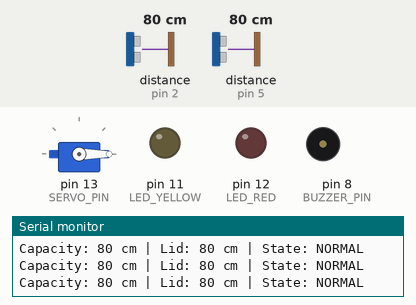
Recording of a sketch running on a simulated Arduino Uno, built with avr-gcc and run on an emulated ATmega328P. Parts: servo, output pins drawn as LEDs (lit = HIGH), buzzer (waves = sounding), the last lines printed to the serial monitor. Wiring (inferred from the names in the program): 2 × ultrasonic range finder: trigger pin 3, echo pin 2 / trigger pin 6, echo pin 5. Inputs (shaded band) come from the test bench; at power-on: distance to the obstacle (sensors on pin 2, pin 5) 80 cm. The echo pulse lasts 58.3 µs per cm; pins used as bus, display or sensor lines are not drawn.

Above: at 1.2 s.
1.3 s: distance to the obstacle (sensor on pin 2) set to 10 cm
2.8 s: distance to the obstacle (sensor on pin 2) set to 7 cm
At 4.1 s:
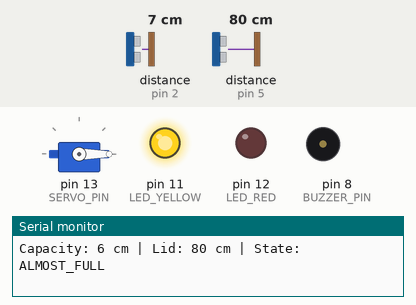
4.6 s: distance to the obstacle (sensor on pin 5) set to 28 cm
6.1 s: distance to the obstacle (sensor on pin 5) set to 23 cm
At 6.6 s:
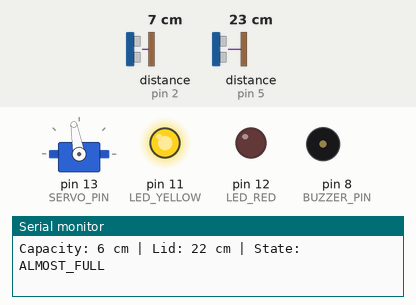
7.7 s: distance to the obstacle (sensor on pin 2) set to 3 cm
At 10.2 s:
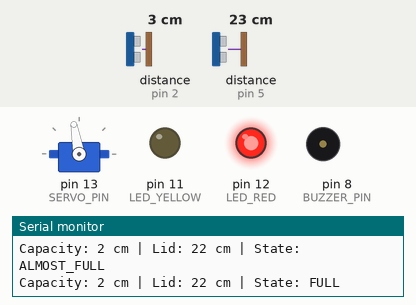
10.7 s: distance to the obstacle (sensor on pin 2) set to 299 cm
At 11.7 s:
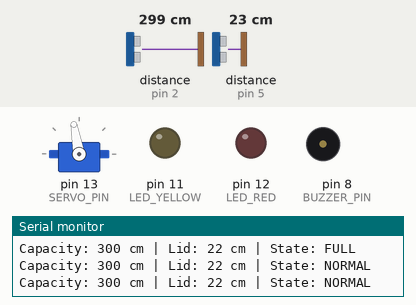
Timing chart, 0 to 13.4 s (numbered marks = the images above; inputs shaded):
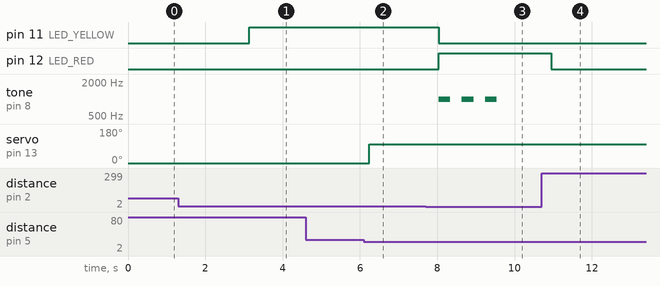

Measured:
- the behaviour switches between 9 and 8 cm on distance to the obstacle (sensor on pin 2) (found by bisection; images 0 and 1)
- the behaviour switches between 27 and 26 cm on distance to the obstacle (sensor on pin 5) (found by bisection; images 1 and 2)
- the behaviour switches between 5 and 4 cm on distance to the obstacle (sensor on pin 2) (found by bisection; images 2 and 3)
- after the input at 2.8 s, pin 11 (LED_YELLOW): LOW → HIGH after 0.34 s
- after the input at 6.1 s, servo on pin 13 (SERVO_PIN): 0° → 100° after 0.14 s
- after the input at 7.7 s, pin 11 (LED_YELLOW): HIGH → LOW after 0.34 s; pin 12 (LED_RED): LOW → HIGH after 0.34 s; tone on pin 8 (BUZZER_PIN): alternates 1000 Hz for 0.30 s and silent for 0.30 s, 6 changes in all, then stays silent, starting after 0.34 s
- after the input at 10.7 s, pin 12 (LED_RED): HIGH → LOW after 0.25 s

The sketch:

smart_waste_bin_5.ino
```cpp
#include <Servo.h>

// ==========================
// Capacity System - Ultrasonic Sensor
// ==========================
const int trigPin1 = 3;
const int echoPin1 = 2;

// ==========================
// Lid Control System - Ultrasonic Sensor
// ==========================
const int trigPin2 = 6;
const int echoPin2 = 5;

// ==========================
// LED / Buzzer / Servo Pins
// ==========================
#define LED_RED 12
#define LED_YELLOW 11
#define BUZZER_PIN 8
#define SERVO_PIN 13

Servo lidServo;

// ==========================
// Capacity thresholds (cm from sensor to waste surface)
// Bin depth = 25 cm, so:
//   70% full  = ~7.5 cm  -> yellow turns ON at 7 cm
//   90% full  = ~2.5 cm  -> red turns ON at 3 cm
//     (HC-SR04 cannot read reliably below 2 cm, so 3 cm
//      is the practical 90% mark)
//
// HYSTERESIS: leaving a state needs a BIGGER distance than
// entering it, so noise at the boundary cannot flip the LEDs.
// ==========================
const long RED_ENTER = 3;      // 90-100% full -> RED + buzzer
const long RED_EXIT = 5;       // leave RED only when distance > 5 cm
const long YELLOW_ENTER = 7;   // 70% full -> YELLOW
const long YELLOW_EXIT = 9;    // leave YELLOW only when distance > 9 cm

const unsigned long BEEP_INTERVAL = 3600000UL;  // 1 hour between beep cycles

// ==========================
// Bin state machine
// ==========================
enum BinState { NORMAL, ALMOST_FULL, FULL };
BinState binState = NORMAL;

unsigned long lastBeepCycle = 0;
unsigned long lastObjectDetected = 0;
bool lidOpen = false;

// ==========================
// Read one ultrasonic distance
// ==========================
long readDistance(int trigPin, int echoPin) {
  digitalWrite(trigPin, LOW);
  delayMicroseconds(2);
  digitalWrite(trigPin, HIGH);
  delayMicroseconds(10);
  digitalWrite(trigPin, LOW);

  long duration = pulseIn(echoPin, HIGH, 30000);

  if (duration == 0) {
    return 999;
  }
  return duration / 29 / 2;
}

// ==========================
// Median of 5 readings
// One noisy spike gets thrown away instead of
// changing the LED state.
// When bin is FULL, any reading above RED_EXIT
// is likely a sensor error at very close range.
// Force it to stay in FULL state.
// ==========================
long readDistanceMedian(int trigPin, int echoPin) {
  long r[5];
  for (int i = 0; i < 5; i++) {
    r[i] = readDistance(trigPin, echoPin);
    delay(30);
  }

  // Simple insertion sort
  for (int i = 1; i < 5; i++) {
    long key = r[i];
    int j = i - 1;
    while (j >= 0 && r[j] > key) {
      r[j + 1] = r[j];
      j--;
    }
    r[j + 1] = key;
  }

  long median = r[2];

  //
  if (binState == FULL && median > RED_EXIT && median <= YELLOW_EXIT) {
    return 1;
  }

  return median;
}

// ==========================
// Beep 3 times (~1.8 seconds)
// ==========================
void beepThreeTimes() {
  for (int i = 0; i < 3; i++) {
    tone(BUZZER_PIN, 1000);
    delay(300);
    noTone(BUZZER_PIN);
    delay(300);
  }
}

void setup() {
  Serial.begin(9600);

  pinMode(trigPin1, OUTPUT);
  pinMode(echoPin1, INPUT);
  pinMode(trigPin2, OUTPUT);
  pinMode(echoPin2, INPUT);

  pinMode(LED_RED, OUTPUT);
  pinMode(LED_YELLOW, OUTPUT);
  pinMode(BUZZER_PIN, OUTPUT);

  lidServo.attach(SERVO_PIN);
  lidServo.write(0);  // Lid starts closed
}

void loop() {

  // ==========================
  // Read sensors
  // ==========================
  long cm_capacity = readDistanceMedian(trigPin1, echoPin1);
  long cm_lid = readDistance(trigPin2, echoPin2);

  Serial.print("Capacity: ");
  Serial.print(cm_capacity);
  Serial.print(" cm | Lid: ");
  Serial.print(cm_lid);
  Serial.print(" cm | State: ");
  Serial.println(binState == FULL ? "FULL" : binState == ALMOST_FULL ? "ALMOST_FULL" : "NORMAL");

  // ==========================
  // CAPACITY STATE MACHINE (with hysteresis)
  // Matches the report's state diagram:
  // Idle -> Warning (yellow) -> Urgent (red + buzzer)
  // ==========================
  BinState previousState = binState;

  switch (binState) {

    case NORMAL:
      if (cm_capacity <= RED_ENTER) {
        binState = FULL;
      } else if (cm_capacity <= YELLOW_ENTER) {
        binState = ALMOST_FULL;
      }
      break;

    case ALMOST_FULL:
      if (cm_capacity <= RED_ENTER) {
        binState = FULL;
      } else if (cm_capacity > YELLOW_EXIT) {
        binState = NORMAL;
      }
      break;

    case FULL:
      if (cm_capacity > RED_EXIT) {
        if (cm_capacity > YELLOW_EXIT) {
          binState = NORMAL;
        } else {
          binState = ALMOST_FULL;
        }
      }
      break;
  }

  // ==========================
  // ACT ON STATE
  // ==========================
  digitalWrite(LED_YELLOW, binState == ALMOST_FULL ? HIGH : LOW);
  digitalWrite(LED_RED, binState == FULL ? HIGH : LOW);

  // Just ENTERED full: beep 3 times and start the hourly timer
  if (binState == FULL && previousState != FULL) {
    beepThreeTimes();
    lastBeepCycle = millis();
  }

  // Still full one hour later: beep 3 times again
  if (binState == FULL && (millis() - lastBeepCycle >= BEEP_INTERVAL)) {
    beepThreeTimes();
    lastBeepCycle = millis();
  }

  // ==========================
  // LID CONTROL SYSTEM
  // Opens within 25 cm, closes 5 s after object leaves
  // ==========================
  if (cm_lid <= 25) {
    if (!lidOpen) {
      lidServo.write(100);
      lidOpen = true;
    }
    lastObjectDetected = millis();
  }

  if (lidOpen && (millis() - lastObjectDetected >= 5000)) {
    lidServo.write(0);
    lidOpen = false;
  }

  delay(100);
}
```
